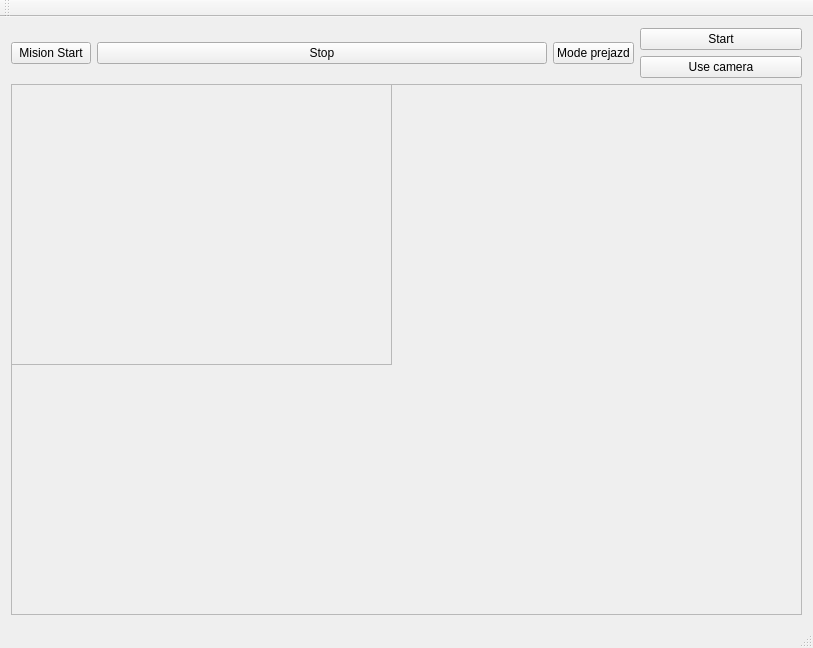
<?xml version="1.0" encoding="UTF-8"?>
<ui version="4.0">
 <class>MainWindow</class>
 <widget class="QMainWindow" name="MainWindow">
  <property name="geometry">
   <rect>
    <x>0</x>
    <y>0</y>
    <width>813</width>
    <height>648</height>
   </rect>
  </property>
  <property name="windowTitle">
   <string>MainWindow</string>
  </property>
  <widget class="QWidget" name="centralWidget">
   <layout class="QGridLayout" name="gridLayout">
    <item row="2" column="0" colspan="2">
     <widget class="QFrame" name="frame">
      <property name="enabled">
       <bool>true</bool>
      </property>
      <property name="sizePolicy">
       <sizepolicy hsizetype="MinimumExpanding" vsizetype="Expanding">
        <horstretch>0</horstretch>
        <verstretch>0</verstretch>
       </sizepolicy>
      </property>
      <property name="minimumSize">
       <size>
        <width>600</width>
        <height>450</height>
       </size>
      </property>
      <property name="frameShape">
       <enum>QFrame::StyledPanel</enum>
      </property>
      <property name="frameShadow">
       <enum>QFrame::Raised</enum>
      </property>
      <widget class="QFrame" name="frame_2">
       <property name="geometry">
        <rect>
         <x>0</x>
         <y>0</y>
         <width>381</width>
         <height>281</height>
        </rect>
       </property>
       <property name="frameShape">
        <enum>QFrame::StyledPanel</enum>
       </property>
       <property name="frameShadow">
        <enum>QFrame::Raised</enum>
       </property>
      </widget>
     </widget>
    </item>
    <item row="1" column="1">
     <layout class="QVBoxLayout" name="verticalLayout">
      <item>
       <widget class="QPushButton" name="pushButton_9">
        <property name="sizePolicy">
         <sizepolicy hsizetype="Fixed" vsizetype="Fixed">
          <horstretch>0</horstretch>
          <verstretch>0</verstretch>
         </sizepolicy>
        </property>
        <property name="minimumSize">
         <size>
          <width>162</width>
          <height>0</height>
         </size>
        </property>
        <property name="text">
         <string>Start</string>
        </property>
       </widget>
      </item>
      <item>
       <widget class="QPushButton" name="pushButton">
        <property name="sizePolicy">
         <sizepolicy hsizetype="Fixed" vsizetype="Fixed">
          <horstretch>0</horstretch>
          <verstretch>0</verstretch>
         </sizepolicy>
        </property>
        <property name="minimumSize">
         <size>
          <width>162</width>
          <height>0</height>
         </size>
        </property>
        <property name="text">
         <string>Use camera</string>
        </property>
       </widget>
      </item>
     </layout>
    </item>
    <item row="1" column="0">
     <layout class="QHBoxLayout" name="horizontalLayout">
      <item>
       <widget class="QPushButton" name="Mision_start">
        <property name="text">
         <string>Mision Start</string>
        </property>
       </widget>
      </item>
      <item>
       <widget class="QPushButton" name="pushButton_4">
        <property name="sizePolicy">
         <sizepolicy hsizetype="Expanding" vsizetype="Fixed">
          <horstretch>0</horstretch>
          <verstretch>0</verstretch>
         </sizepolicy>
        </property>
        <property name="text">
         <string>Stop</string>
        </property>
       </widget>
      </item>
      <item>
       <widget class="QPushButton" name="pushButton_mode">
        <property name="text">
         <string>Mode prejazd</string>
        </property>
       </widget>
      </item>
     </layout>
    </item>
   </layout>
  </widget>
  <widget class="QMenuBar" name="menuBar">
   <property name="geometry">
    <rect>
     <x>0</x>
     <y>0</y>
     <width>813</width>
     <height>26</height>
    </rect>
   </property>
  </widget>
  <widget class="QToolBar" name="mainToolBar">
   <attribute name="toolBarArea">
    <enum>TopToolBarArea</enum>
   </attribute>
   <attribute name="toolBarBreak">
    <bool>false</bool>
   </attribute>
  </widget>
  <widget class="QStatusBar" name="statusBar"/>
 </widget>
 <layoutdefault spacing="6" margin="11"/>
 <resources/>
 <connections/>
</ui>
